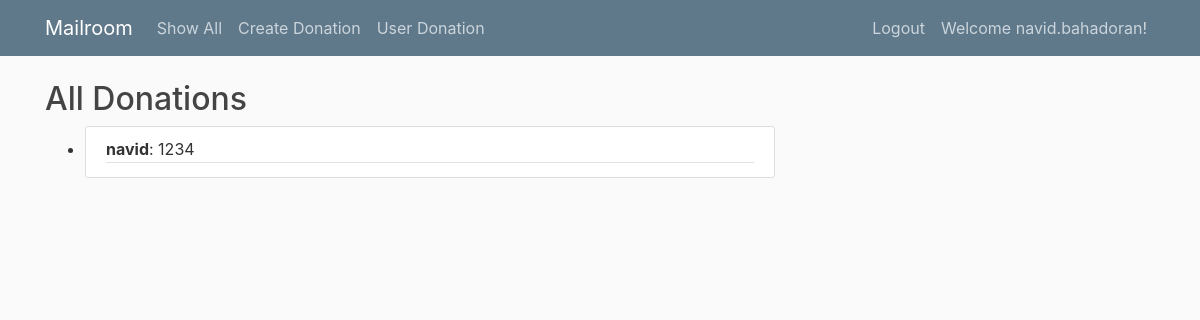
The page /donations (signed in) on the database its author committed.
### model.py (models this page shows)
class Donor(Model, UserMixin):
    username = CharField(max_length=20, unique=True)
    name = CharField(max_length=20)
    password = CharField(max_length=20)
    class Meta:
        database = db

class Donation(Model):
    value = IntegerField()
    donor = ForeignKeyField(Donor, backref='donations')
    class Meta:
        database = db

### main.py (the view)
@app.route('/donations')
def all_donation():
    message = request.args.get('user')
    if message:
        donor = Donor.select().where(Donor.name == message).get()
        donations = Donation.select().where(Donation.donor == donor)
        name = donor.name.title()
    else:
        donations = Donation.select()
        name = "All"
    return render_template('donations.jinja2', title='show all', name=name, donations=donations)

### model.py (called while the page is built)
@login_manager.user_loader
def load_user(user_id):
    query = Donor.select().where(Donor.id == int(user_id))
    if query:
        return query.get()
    else:
        return None

### templates/donations.jinja2
{% extends 'base.jinja2' %}
{% block subtitle %}{{ name }} Donations{% endblock subtitle %}
{% block content %}
<ul>
    {% for donation in donations %}
        <li>
            <article class="media content-section">
          <div class="media-body">
            <div class="article-metadata">
                <b>{{ donation.donor.name }}</b>: {{ donation.value }}
         </div>
          </div>
        </article>
        </li>
    {% endfor %}
</ul>
{% endblock content %}

### templates/base.jinja2 (shortened to what this page needs)
<!DOCTYPE html>
<html lang="en">
<head>
    <link rel="stylesheet" href="https://stackpath.bootstrapcdn.com/bootstrap/4.3.1/css/bootstrap.min.css">
    <link rel="stylesheet" type="text/css" href="{{ url_for('static', filename='main.css') }}">
</head>
<body>
<header class="site-header">
 <nav class="navbar navbar-expand-md navbar-dark bg-steel fixed-top">
 <div class="container">
  <a class="navbar-brand" href='#'>Mailroom</a>
  <div class="collapse navbar-collapse" id="navbarToggle">
    <div class="navbar-nav mr-auto">
        <a class="nav-item nav-link" href='{{url_for("all_donation")}}'>Show All</a>
        <a class="nav-item nav-link" href='{{url_for("create")}}'>Create Donation</a>
        <a class="nav-item nav-link" href='{{url_for("single_user")}}'>User Donation</a>
    </div>
        <div class="navbar-nav">
          {% if current_user.is_authenticated %}
            <a class="nav-item nav-link" href="{{ url_for('logout') }}">Logout</a>
            <a class="nav-item nav-link" href="#">Welcome {{ current_user.username }}!</a>
          {% else %}
             <a class="nav-item nav-link" href='{{url_for("login")}}'>Login</a>
             <a class="nav-item nav-link" href='{{url_for("register")}}'>Sign Up</a>
          {% endif %}
        </div>
  </div>
  </div>
</nav>
</header>
<main role="main" class="container">
      <div class="row">
        <div class="col-md-8">
        <h2> {% block subtitle %} {% endblock subtitle %}</h2>
          {% block content %}{% endblock %}
        </div>
      </div>
    </main>
</body>
</html>

### static/main.css (style rules this page uses)
body { background: #fafafa; color: #333333; margin-top: 5rem; }
h1, h2, h3, h4, h5, h6 { color: #444444; }
.bg-steel { background-color: #5f788a; }
.site-header .navbar-nav .nav-link { color: #cbd5db; }
.content-section { background: #ffffff; padding: 10px 20px; border: 1px solid #dddddd; border-radius: 3px; margin-bottom: 20px; }
.article-metadata { padding-bottom: 1px; margin-bottom: 4px; border-bottom: 1px solid #e3e3e3 }

### rows shown on the page
Donor: username "navid.bahadoran"
Donation: donor.name "navid", value "1234"

### other values the page prints
{{ name }} "All"
